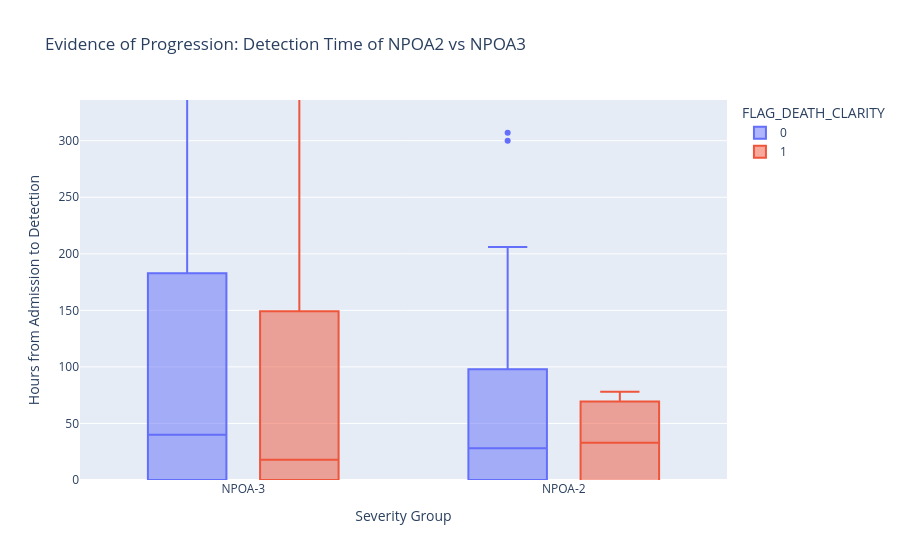

The code cell stored with this chart in its notebook:
### Code cell
import polars as pl
import plotly.express as px

# -------------------------------------------------------------------------
# 1. PARSE THE SEPSIS CATEGORY
# -------------------------------------------------------------------------
# We extract "POA/NPOA" and the "Severity Level" (1, 2, 3)
df_coded = df_all.select([
    "PAT_ENC_CSN_ID", "Sepsis_Category", "Admit_Time", "FLAG_DEATH_CLARITY"
]).unique().with_columns(
    # Extract Type (POA vs NPOA)
    pl.col("Sepsis_Category").str.extract(r"([A-Z]+)", 1).alias("Onset_Type"),
    
    # Extract Severity (1, 2, 3)
    pl.col("Sepsis_Category").str.extract(r"(\d+)", 1).cast(pl.Int32).alias("Severity_Level")
)

# -------------------------------------------------------------------------
# 2. JOIN WITH CLINICAL TIME ZERO
# -------------------------------------------------------------------------
# We compare the "Billing Code" (Sepsis_Category) vs "Clinical Reality" (Time Zero)
df_comparison = df_coded.join(
    df_suspected_infection, # From previous steps
    on="PAT_ENC_CSN_ID",
    how="inner"
).with_columns(
    # METRIC: How many hours into the hospitalization did we catch it?
    ((pl.col("Suspected_Infection_Time") - pl.col("Admit_Time")).dt.total_hours()).alias("Hours_from_Admit_to_Suspicion")
)

# Filter for the "Problem Group" (Hospital Acquired - NPOA)
df_npoa = df_comparison.filter(
    (pl.col("Onset_Type") == "NPOA") & 
    (pl.col("Severity_Level").is_in([2, 3]))
).to_pandas()

# -------------------------------------------------------------------------
# 3. VISUALIZATION A: THE "PROGRESSION DELAY" BOX PLOT
# -------------------------------------------------------------------------
# This answers: "Are NPOA3 patients found LATER than NPOA2?"
fig_box = px.box(
    df_npoa, 
    x="Sepsis_Category", # NPOA2 vs NPOA3
    y="Hours_from_Admit_to_Suspicion",
    color="FLAG_DEATH_CLARITY", # Check if late detection = Death
    title="Evidence of Progression: Detection Time of NPOA2 vs NPOA3",
    labels={
        "Hours_from_Admit_to_Suspicion": "Hours from Admission to Detection", 
        "Sepsis_Category": "Severity Group"
    },
    category_orders={"Sepsis_Category": ["NPOA2", "NPOA3"]} # Force order
)
# Zoom in on the first 2 weeks (336 hours) to see the detail, ignoring super-long outliers
fig_box.update_yaxes(range=[0, 336]) 
fig_box.show()

# -------------------------------------------------------------------------
# 4. VISUALIZATION B: THE MORTALITY TABLE
# -------------------------------------------------------------------------
# This confirms if NPOA3 is indeed more lethal (as expected)
print("Mortality & Frequency by Category:")
print(
    df_comparison.group_by("Sepsis_Category")
    .agg([
        pl.count().alias("Count"),
        pl.col("FLAG_DEATH_CLARITY").sum().alias("Deaths"),
        (pl.col("FLAG_DEATH_CLARITY").mean() * 100).round(1).alias("Mortality_%"),
        pl.col("Hours_from_Admit_to_Suspicion").median().round(1).alias("Median_Hours_to_Detection")
    ])
    .sort("Sepsis_Category")
)

### Figure 1 — Plotly figure (JSON) as saved in the notebook; plotly's stock layout.template omitted (floating-point values rounded to 4 significant figures; data arrays with more than 128 entries replaced by an {"elided": "..."} marker saying what was removed)
{"data": [{"alignmentgroup": "True", "hovertemplate": "FLAG_DEATH_CLARITY=0<br>Severity Group=%{x}<br>Hours from Admission to Detection=%{y}<extra></extra>", "legendgroup": "0", "marker": {"color": "#636efa"}, "name": "0", "notched": false, "offsetgroup": "0", "orientation": "v", "showlegend": true, "type": "box", "x": {"elided": "209 str values"}, "x0": " ", "xaxis": "x", "y": {"elided": "209 int values"}, "y0": " ", "yaxis": "y"}, {"alignmentgroup": "True", "hovertemplate": "FLAG_DEATH_CLARITY=1<br>Severity Group=%{x}<br>Hours from Admission to Detection=%{y}<extra></extra>", "legendgroup": "1", "marker": {"color": "#EF553B"}, "name": "1", "notched": false, "offsetgroup": "1", "orientation": "v", "showlegend": true, "type": "box", "x": {"elided": "137 str values"}, "x0": " ", "xaxis": "x", "y": {"elided": "137 int values"}, "y0": " ", "yaxis": "y"}], "layout": {"autosize": true, "boxmode": "group", "legend": {"title": {"text": "FLAG_DEATH_CLARITY"}, "tracegroupgap": 0}, "title": {"text": "Evidence of Progression: Detection Time of NPOA2 vs NPOA3"}, "xaxis": {"anchor": "y", "autorange": true, "categoryarray": ["NPOA2", "NPOA3"], "categoryorder": "array", "domain": [0, 1], "range": [1.493, 3.507], "title": {"text": "Severity Group"}, "type": "category"}, "yaxis": {"anchor": "x", "domain": [0, 1], "range": [0, 336], "title": {"text": "Hours from Admission to Detection"}, "type": "linear"}}}
